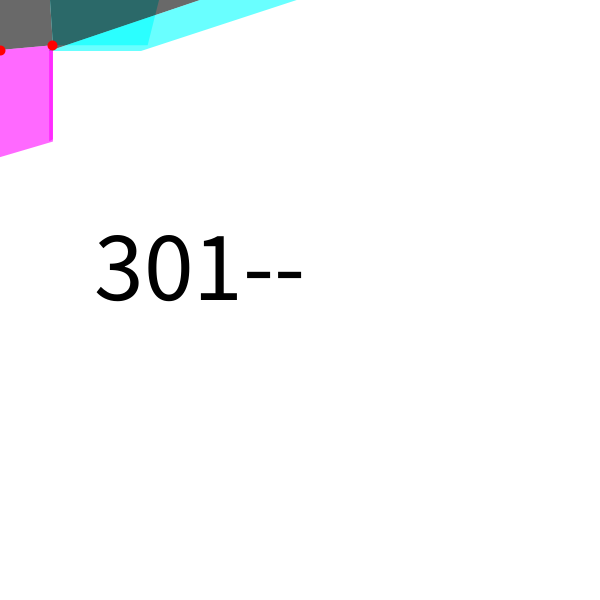
Frame 1 (no input)
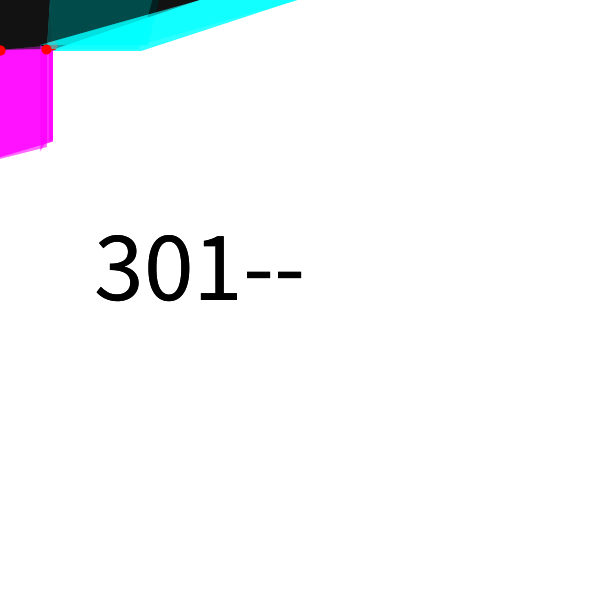
Frame 2 (the mouse pressed at the canvas centre, redrawn once)

The Processing sketch that drew these frames (run headless with seeded random() and noise(); the mouse was pressed at the canvas centre and the sketch redrawn once):

// Processing sketch: sketch_301
// ── sketch_301.pde
ArrayList<Unit> units;
PVector inA, inB, inC;


void setup() {
  size(600, 600);
  background(255);
  noStroke();
  
  units = new ArrayList<Unit>();
}

void draw() {
  // caption
  fill(0);
  textAlign(CENTER);
  textSize(100);
  text("301--", width/3, height/2);
  
  PVector previousRU, previousRD, previousDR, previousDL;
  Unit u = new Unit();  
  units.add(u);
  
  previousRU = u.b1;
  previousRD = u.b4;  
  //previousDR = u.c1;
  //previousDL = u.c2;
   PVector previousNull = new PVector(200,0);
   
  Unit u_ = new Unit(previousRU, previousNull, previousRD);  
  units.add(u_);

  for (Unit u1 : units) {
    u1.display();
  }

  noLoop();
}
// ── Unit.pde
class Unit {
  int step_s, step_l;
  int off;

  PVector a1, a2, a3, a4;
  PVector b1, b2, b3, b4;
  PVector c1, c2, c3, c4;


  Unit(PVector in0, PVector in1, PVector in2) {
    a1 = in0;
    a2 = in1;
    a4 = in2;
    
    step_s = 50;
    step_l = 100;
    off = 10;

    generatePoint();
  }

  Unit() {
    a1 = new PVector(0, 0);
    a2 = new PVector(50, 0);
    a4 = new PVector(0, 50);

    step_s = 50;
    step_l = 100;
    off = 10;

    generatePoint();
  }

  void generatePoint() {
    a3 = new PVector(random(step_s-off, step_s+off), random(step_s-off, step_s+off));

    b1 = a2;
    b4 = a3;

    b2 = new PVector(random(step_l-off, step_l+off), 0);
    b2.add(a2);
    b3 = new PVector(random(step_l-off, step_l+off), 0);
    b3.add(a3);



    c1 = a4;
    c2 = a3;

    c4 = new PVector(0, random(step_l-off, step_l+off));
    c4.add(a4);
    c3 = new PVector(0, random(step_l-off, step_l+off));
    c3.add(a3);
  }


  void display() {
    fill(0, 150);
    beginShape();
    vertex(a1.x, a1.y);
    vertex(a2.x, a2.y);
    vertex(a3.x, a3.y);
    vertex(a4.x, a4.y);
    endShape();

    fill(0, 255, 255, 150);
    beginShape();
    vertex(b1.x, b1.y);
    vertex(b2.x, b2.y);
    vertex(b3.x, b3.y);
    vertex(b4.x, b4.y);
    endShape();

    fill(255, 0, 255, 150);
    beginShape();
    vertex(c1.x, c1.y);
    vertex(c2.x, c2.y);
    vertex(c3.x, c3.y);
    vertex(c4.x, c4.y);
    endShape();

    stroke(255, 0, 0);
    strokeWeight(10);
    point(a4.x, a4.y);
    noStroke();
  }
}
